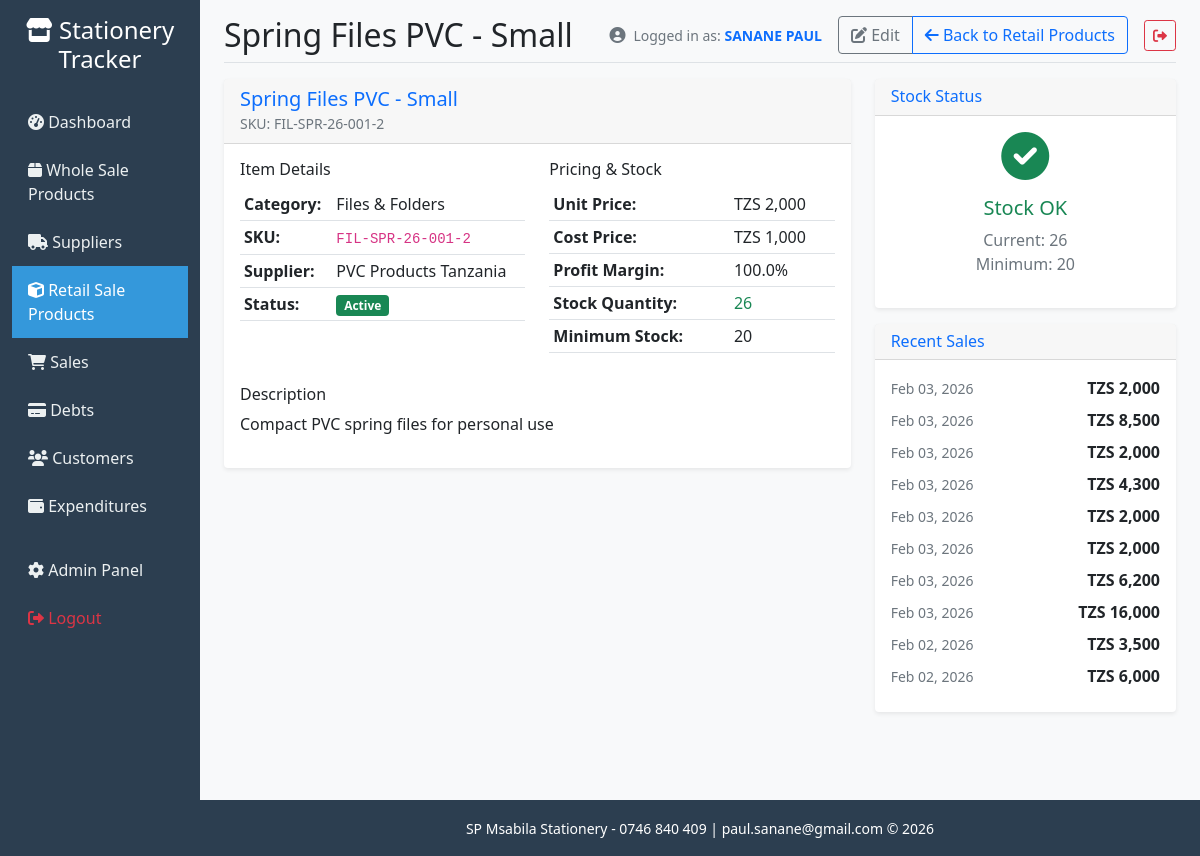
Page /stationery/117/ (signed in) on the committed database.
### tracker/models.py (models this page shows, shortened)
class StationeryItem(models.Model):
    name = models.CharField(max_length=200)
    description = models.TextField(blank=True)
    category = models.ForeignKey(Category, on_delete=models.CASCADE, related_name='items')
    sku = models.CharField(max_length=50, unique=True, help_text="Stock Keeping Unit")
    unit_price = models.DecimalField(max_digits=10, decimal_places=2, validators=[MinValueValidator(Decimal('0.01'))])
    cost_price = models.DecimalField(max_digits=10, decimal_places=2, validators=[MinValueValidator(Decimal('0.01'))])
    stock_quantity = models.PositiveIntegerField(default=0)
    minimum_stock = models.PositiveIntegerField(default=0, help_text="Minimum stock level before reorder")
    supplier = models.CharField(max_length=200, blank=True)
    created_at = models.DateTimeField(auto_now_add=True)
    updated_at = models.DateTimeField(auto_now=True)
    is_active = models.BooleanField(default=True)
    class Meta:
        ordering = ['name']
    @property
    def profit_margin(self):
        if self.cost_price > 0:
            return ((self.unit_price - self.cost_price) / self.cost_price) * 100
        return 0
    @property
    def is_low_stock(self):
        return self.stock_quantity <= self.minimum_stock

class Category(models.Model):
    name = models.CharField(max_length=100, unique=True)
    description = models.TextField(blank=True)
    created_at = models.DateTimeField(auto_now_add=True)
    class Meta:
        verbose_name_plural = "Categories"
        ordering = ['name']

class Sale(models.Model):
    PAYMENT_CHOICES = [
        ('cash', 'Cash'),
        ('card', 'Card'),
        ('bank_transfer', 'Bank Transfer'),
        ('credit', 'Credit'),
    ]
    customer = models.ForeignKey(Customer, on_delete=models.SET_NULL, null=True, blank=True)
    sale_date = models.DateTimeField(auto_now_add=True)
    total_amount = models.DecimalField(max_digits=10, decimal_places=2, default=0.00, validators=[MinValueValidator(Decimal('0.00'))])
    payment_method = models.CharField(max_length=20, choices=PAYMENT_CHOICES, default='cash')
    is_paid = models.BooleanField(default=True)
    notes = models.TextField(blank=True)
    created_by = models.ForeignKey(User, on_delete=models.SET_NULL, null=True)
    class Meta:
        ordering = ['-sale_date']

### tracker/views.py (the view)
# urls.py: path('stationery/<int:pk>/', views.stationery_detail, name='stationery_detail'),
@login_required
def stationery_detail(request, pk):
    item = get_object_or_404(StationeryItem, pk=pk)
    recent_sales = Sale.objects.filter(
        items__retail_item=item
    ).order_by('-sale_date')[:10]
    context = {
        'item': item,
        'recent_sales': recent_sales,
    }
    return render(request, 'tracker/stationery_detail.html', context)

### templates/tracker/stationery_detail.html
{% extends 'base.html' %}
{% load humanize tz %}
{% block page_title %}{{ item.name }}{% endblock %}
{% block page_actions %}
<div class="btn-group" role="group">
    <a href="/admin/tracker/stationeryitem/{{ item.pk }}/change/" class="btn btn-outline-secondary">
        <i class="fas fa-edit"></i> Edit
    </a>
    <a href="{% url 'stationery_list' %}" class="btn btn-outline-primary">
        <i class="fas fa-arrow-left"></i> Back to Retail Products
    </a>
</div>
{% endblock %}
{% block content %}
<div class="row">
    <div class="col-md-8">
        <div class="card">
            <div class="card-header">
                <h5 class="m-0 font-weight-bold text-primary">{{ item.name }}</h5>
                <small class="text-muted">SKU: {{ item.sku }}</small>
            </div>
            <div class="card-body">
                <div class="row">
                    <div class="col-md-6">
                        <h6>Item Details</h6>
                        <table class="table table-sm">
                            <tr>
                                <td><strong>Category:</strong></td>
                                <td>{{ item.category.name }}</td>
                            </tr>
                            <tr>
                                <td><strong>SKU:</strong></td>
                                <td><code>{{ item.sku }}</code></td>
                            </tr>
                            <tr>
                                <td><strong>Supplier:</strong></td>
                                <td>{{ item.supplier|default:"Not specified" }}</td>
                            </tr>
                            <tr>
                                <td><strong>Status:</strong></td>
                                <td>
                                    {% if item.is_active %}
                                        <span class="badge bg-success">Active</span>
                                    {% else %}
                                        <span class="badge bg-secondary">Inactive</span>
                                    {% endif %}
                                </td>
                            </tr>
                        </table>
                    </div>
                    <div class="col-md-6">
                        <h6>Pricing & Stock</h6>
                        <table class="table table-sm">
                            <tr>
                                <td><strong>Unit Price:</strong></td>
                                <td>TZS {{ item.unit_price|floatformat:0 | intcomma}}</td>
                            </tr>
                            <tr>
                                <td><strong>Cost Price:</strong></td>
                                <td>TZS {{ item.cost_price|floatformat:0 |intcomma}}</td>
                            </tr>
                            <tr>
                                <td><strong>Profit Margin:</strong></td>
                                <td>{{ item.profit_margin|floatformat:1 |intcomma}}%</td>
                            </tr>
                            <tr>
                                <td><strong>Stock Quantity:</strong></td>
                                <td>
                                    <span class="{% if item.is_low_stock %}text-warning{% else %}text-success{% endif %}">
                                        {{ item.stock_quantity }}
                                    </span>
                                </td>
                            </tr>
                            <tr>
                                <td><strong>Minimum Stock:</strong></td>
                                <td>{{ item.minimum_stock }}</td>
                            </tr>
                        </table>
                    </div>
                </div>
                {% if item.description %}
                <div class="mt-3">
                    <h6>Description</h6>
                    <p>{{ item.description }}</p>
                </div>
                {% endif %}
            </div>
        </div>
    </div>
    <div class="col-md-4">
        <div class="card">
            <div class="card-header">
                <h6 class="m-0 font-weight-bold text-primary">Stock Status</h6>
            </div>
            <div class="card-body text-center">
                {% if item.is_low_stock %}
                    <i class="fas fa-exclamation-triangle fa-3x text-warning mb-3"></i>
                    <h5 class="text-warning">Low Stock</h5>
                    <p class="text-muted">Current: {{ item.stock_quantity }}<br>Minimum: {{ item.minimum_stock }}</p>
                {% else %}
                    <i class="fas fa-check-circle fa-3x text-success mb-3"></i>
                    <h5 class="text-success">Stock OK</h5>
                    <p class="text-muted">Current: {{ item.stock_quantity }}<br>Minimum: {{ item.minimum_stock }}</p>
                {% endif %}
            </div>
        </div>
        <div class="card mt-3">
            <div class="card-header">
                <h6 class="m-0 font-weight-bold text-primary">Recent Sales</h6>
            </div>
            <div class="card-body">
                {% if recent_sales %}
                    {% for sale in recent_sales %}
                    <div class="d-flex justify-content-between align-items-center mb-2">
                        <div>
                            <small class="text-muted">{{ sale.sale_date|localtime|date:"M d, Y" }}</small>
                        </div>
                        <div>
                            <strong>TZS {{ sale.total_amount|floatformat:0 |intcomma}}</strong>
                        </div>
                    </div>
                    {% endfor %}
                {% else %}
                    <p class="text-muted">No recent sales</p>
                {% endif %}
            </div>
        </div>
    </div>
</div>
{% endblock %}

### templates/base.html (shortened to what this page needs)
<!DOCTYPE html>
<html lang="en">
<head>
    <link href="https://cdn.jsdelivr.net/npm/bootstrap@5.1.3/dist/css/bootstrap.min.css" rel="stylesheet">
    <link href="https://cdnjs.cloudflare.com/ajax/libs/font-awesome/6.0.0/css/all.min.css" rel="stylesheet">
    {% load static tz %}
    <link href="{% static 'custom.css' %}" rel="stylesheet">
</head>
<body>
    {% localtime on %}
    <div class="container-fluid">
        <div class="row">
            <nav class="col-md-3 col-lg-2 d-md-block sidebar collapse" id="sidebar">
                <div class="position-sticky pt-3">
                    <div class="text-center mb-4 position-relative">
                        <h4 class="text-white">
                            <i class="fas fa-store"></i> Stationery Tracker
                        </h4>
                    </div>
                    <ul class="nav flex-column">
                        <li class="nav-item">
                            <a class="nav-link {% if request.resolver_match.url_name == 'dashboard' %}active{% endif %}" href="{% url 'dashboard' %}">
                                <i class="fas fa-tachometer-alt"></i> Dashboard
                            </a>
                        </li>
                        <li class="nav-item">
                            <a class="nav-link {% if 'product' in request.resolver_match.url_name %}active{% endif %}" href="{% url 'product_list' %}">
                                <i class="fas fa-box"></i> Whole Sale Products
                            </a>
                        </li>
                        <li class="nav-item">
                            <a class="nav-link {% if 'supplier' in request.resolver_match.url_name %}active{% endif %}" href="{% url 'supplier_list' %}">
                                <i class="fas fa-truck"></i> Suppliers
                            </a>
                        </li>
                        <li class="nav-item">
                            <a class="nav-link {% if 'stationery' in request.resolver_match.url_name %}active{% endif %}" href="{% url 'stationery_list' %}">
                                <i class="fas fa-cube"></i> Retail Sale Products
                            </a>
                        </li>
                        <li class="nav-item">
                            <a class="nav-link {% if 'sales' in request.resolver_match.url_name %}active{% endif %}" href="{% url 'sales_list' %}">
                                <i class="fas fa-shopping-cart"></i> Sales
                            </a>
                        </li>
                        <li class="nav-item">
                            <a class="nav-link {% if 'debts' in request.resolver_match.url_name %}active{% endif %}" href="{% url 'debts_list' %}">
                                <i class="fas fa-credit-card"></i> Debts
                            </a>
                        </li>
                        <li class="nav-item">
                            <a class="nav-link {% if 'customers' in request.resolver_match.url_name %}active{% endif %}" href="{% url 'customers_list' %}">
                                <i class="fas fa-users"></i> Customers
                            </a>
                        </li>
                        <li class="nav-item">
                            <a class="nav-link {% if 'expend' in request.resolver_match.url_name %}active{% endif %}" href="{% url 'expenditures_list' %}">
                                <i class="fas fa-wallet"></i> Expenditures
                            </a>
                        </li>
                        <li class="nav-item mt-3">
                            <a class="nav-link" href="/admin/">
                                <i class="fas fa-cog"></i> Admin Panel
                            </a>
                        </li>
                        <li class="nav-item">
                            <form method="post" action="{% url 'logout' %}" style="display: inline;">
                                <button type="submit" class="nav-link text-danger" style="background: none; border: none; padding: 0.75rem 1rem; width: 100%; text-align: left; cursor: pointer;">
                                    <i class="fas fa-sign-out-alt"></i> Logout
                                </button>
                            </form>
                        </li>
                    </ul>
                </div>
            </nav>
            <main class="col-md-9 ms-sm-auto col-lg-10 px-md-4 main-content">
                <div class="d-flex justify-content-between flex-wrap flex-md-nowrap align-items-center pt-3 pb-2 mb-3 border-bottom">
                    <div class="d-flex align-items-center">
                        <h1 class="h2 mb-0">{% block page_title %}Dashboard{% endblock %}</h1>
                    </div>
                    <div class="d-flex align-items-center gap-3">
                        {% if user.is_authenticated %}
                        <div class="d-none d-md-flex align-items-center text-muted">
                            <i class="fas fa-user-circle me-2"></i>
                            <span class="small">
                                Logged in as: <strong class="text-primary">{{ user.get_full_name|default:user.username }}</strong>
                            </span>
                        </div>
                        {% endif %}
                        <div class="btn-toolbar mb-2 mb-md-0">
                            {% block page_actions %}{% endblock %}
                        </div>
                        {% if user.is_authenticated %}
                        <form method="post" action="{% url 'logout' %}" style="display: inline;">
                            <button type="submit" class="btn btn-outline-danger btn-sm" title="Logout">
                                <i class="fas fa-sign-out-alt"></i>
                            </button>
                        </form>
                        {% endif %}
                    </div>
                </div>
                {% block content %}{% endblock %}
            </main>
        </div>
    </div>
    {% endlocaltime %}
        <footer class="text-center text-white" style="background-color:#2c3e50;">
            <div class="container-fluid">
                <div class="row">
                    <div class="col-md-3 col-lg-2 d-md-block" style="background-color:#2c3e50; min-height: 56px;">
                    </div>
                    <div class="col-md-9 ms-sm-auto col-lg-10">
                        <div class="container py-3">
                            <small style="font-size:0.875rem;">SP Msabila Stationery - 0746 840 409 | paul.sanane@gmail.com &copy; {% now "Y" %}</small>
                        </div>
                    </div>
                </div>
            </div>
        </footer>
</body>
</html>

### static/custom.css (style rules this page uses)
.sidebar .nav-link.active { background-color: #3498db !important; color: #fff !important; }
.badge { font-size: 0.75em; }

### templates/base.html (style rules this page uses)
.sidebar { min-height: 100vh; background-color: #2c3e50; position: relative; }
.sidebar .nav-link { color: #ecf0f1; padding: 0.75rem 1rem; }
.sidebar .nav-link.active { background-color: #3498db; color: #fff; }
.main-content { background-color: #f8f9fa; min-height: 100vh; }
.card { border: none; box-shadow: 0 0.125rem 0.25rem rgba(0, 0, 0, 0.075); }
.badge { font-size: 0.75em; }
@media (min-width: 768px) { .sidebar { min-height: calc(100vh - 56px); } }

### rows in the picture
StationeryItem: name "Spring Files PVC - Small", sku "FIL-SPR-26-001-2", category.name "Files & Folders", supplier "PVC Products Tanzania", unit_price "2,000", cost_price "1,000", profit_margin "100.0", stock_quantity "26", minimum_stock "20", description "Compact PVC spring files for personal use"
Sale: sale_date "Feb 03, 2026", total_amount "2,000"
Sale: sale_date "Feb 03, 2026", total_amount "8,500"
Sale: sale_date "Feb 03, 2026", total_amount "2,000"
Sale: sale_date "Feb 03, 2026", total_amount "4,300"
Sale: sale_date "Feb 03, 2026", total_amount "2,000"
Sale: sale_date "Feb 03, 2026", total_amount "2,000"
Sale: sale_date "Feb 03, 2026", total_amount "6,200"
Sale: sale_date "Feb 03, 2026", total_amount "16,000"
Sale: sale_date "Feb 02, 2026", total_amount "3,500"
Sale: sale_date "Feb 02, 2026", total_amount "6,000"

### other values in the picture
{{ user.get_full_name|default:user.username }} "SANANE PAUL"
